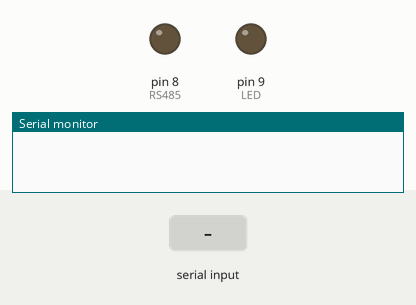
Recording of a sketch running on a simulated Arduino Uno, built with avr-gcc and run on an emulated ATmega328P. Shown: output pins drawn as LEDs (lit = HIGH), the last lines printed to the serial monitor. Inputs (shaded band) come from the test bench.

Above: at 1.2 s.
1.3 s: "1" received over Serial
At 2.3 s:
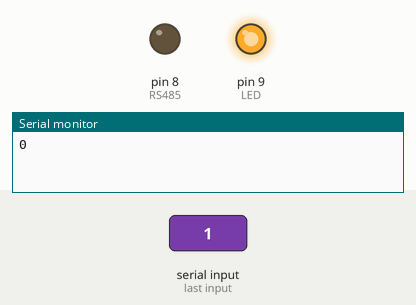
2.8 s: "0" received over Serial
At 4.0 s:
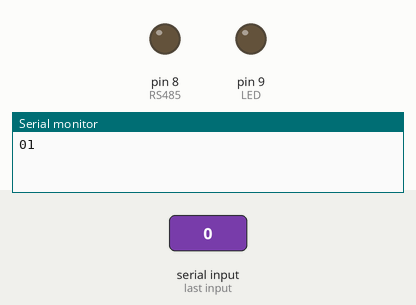
4.3 s: "2" received over Serial
At 4.6 s:
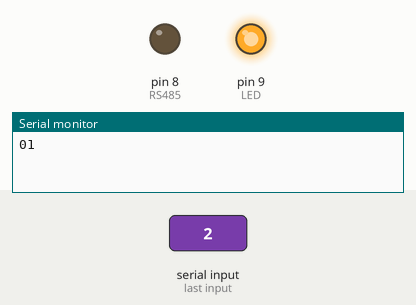
Timing chart, 0 to 7.3 s (numbered marks = the images above; inputs shaded):
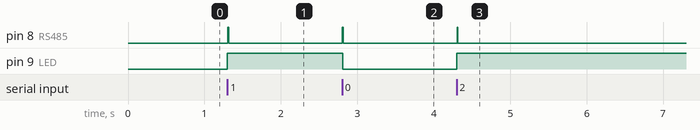

Measured:
- after the input at 1.3 s, pin 8 (RS485): LOW → HIGH at once, → LOW 0.01 s later; pin 9 (LED): LOW → HIGH at once
- after the input at 2.8 s, pin 8 (RS485): LOW → HIGH at once, → LOW 0.01 s later; pin 9 (LED): HIGH → LOW at once
- after the input at 4.3 s, pin 8 (RS485): LOW → HIGH at once, → LOW 0.01 s later; pin 9 (LED): LOW → HIGH at once

The sketch:

RS485_slaveTaster.ino
```cpp
#define LED 9
#define RS485 8

char ch;

void setup() {
  Serial.begin(9600);

  pinMode(LED, OUTPUT);
  pinMode(RS485, OUTPUT);

  digitalWrite(LED, LOW);
  digitalWrite(RS485, LOW);
}

void loop() {
  if(Serial.available())
  {
    digitalWrite(LED, HIGH);
    ch = Serial.read();

    delay(5);
    digitalWrite(RS485, HIGH);
    delay(5);

    if(ch == '1')
    {
      Serial.print('0');
      digitalWrite(LED, HIGH);
    }
    else if (ch == '0')
    {
      Serial.print('1');
      digitalWrite(LED, LOW);
    }
    delay(5);
    digitalWrite(RS485, LOW);
    delay(1);
  }
}
```
